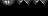

The image is a tile-based game level rendered from a .tmx file. Its description and complete source (layers, tilesets, objects, tile grids) follow:
An orthogonal 3x1 tile map with 16x16 px tiles, 1 tile layer (Tile Layer 1).

<map version="1.10" tiledversion="1.10.2" orientation="orthogonal" renderorder="right-down" width="3" height="1" tilewidth="16" tileheight="16" infinite="0" nextlayerid="2" nextobjectid="1">
 <tileset firstgid="1" source="Tileset.tsx" />
 <layer id="1" name="Tile Layer 1" width="3" height="1">
  <data encoding="csv">
278,298,298
</data>
 </layer>
</map>
